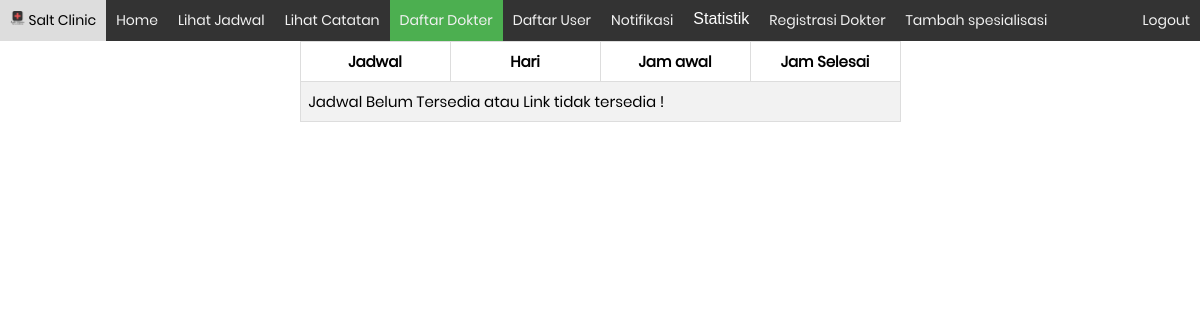
/daftar-dokter.php?idktr=1 (signed in), run on an earlier commit of the app's database.
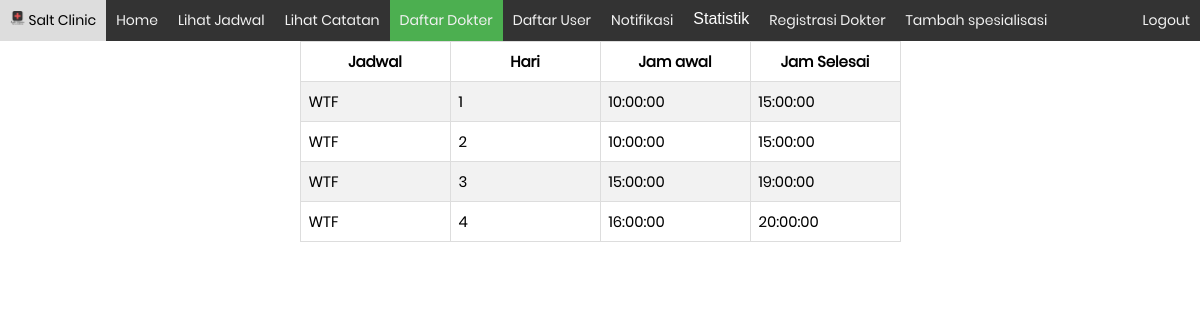
And on a later commit of the database.
### tables this page shows
CREATE TABLE `jadwalpraktek` (
  `idPraktek` int(11) NOT NULL,
  `idDokter` int(11) NOT NULL,
  `waktuMulai` time NOT NULL,
  `waktuSelesai` time NOT NULL,
  `hari` tinyint(4) NOT NULL
);

### -jadwal-dokter-details.php (the view)
<?php
    $idDokter = $_GET['idktr'];
    $query = "SELECT *
    FROM jadwalpraktek
    WHERE idDokter = '$idDokter'
    ";
    $result = $conn->query($query);
?>
<table>
	<tr>
		<th>Jadwal</th>
		<th>Hari</th>
		<th>Jam awal </th>
		<th>Jam Selesai</th>
	</tr>
	<?php
			if($result&&mysqli_num_rows($result)){
					while($row=$result->fetch_array()){
							echo "<tr>
							<td> WTF </td>
							<td>".$row['hari']."</td>
							<td>".$row['waktuMulai']."</td>
							<td>".$row['waktuSelesai']."</td>
							</tr>";
					}
			}else{
					echo "<tr><td colspan=4>Jadwal Belum Tersedia atau Link tidak tersedia !</td></tr>";
			}
	?>
</table>

### navbar/admin-navmenu.php (shortened to what this page needs)
<div class="index-navbar">
	<a class="brand" href="index.php">
		<img src="images/logo.png" alt="IMG">
		Salt Clinic
	</a>
	<a href="index.php" <?php if(stripos($_SERVER['SCRIPT_NAME'],"index.php")){echo 'class="active" ';}?>>Home</a>
	<a href="admin-jadwal.php" <?php if(stripos($_SERVER['SCRIPT_NAME'],"admin-jadwal.php")){echo 'class="active" ';}?>>Lihat Jadwal</a>
	<a href="admin-history.php" <?php if(stripos($_SERVER['SCRIPT_NAME'],"admin-history.php")){echo 'class="active" ';}?>>Lihat Catatan</a>
	<a href="daftar-dokter.php" <?php if(stripos($_SERVER['SCRIPT_NAME'],"daftar-dokter.php")){echo 'class="active" ';}?>>Daftar Dokter</a>
	<a href="daftar-user.php" <?php if(stripos($_SERVER['SCRIPT_NAME'],"daftar-user.php")){echo 'class="active" ';}?>>Daftar User</a>
	<a href="notifikasi.php" <?php if(stripos($_SERVER['SCRIPT_NAME'],"notifikasi.php")){echo 'class="active" ';}?>>Notifikasi</a>
	<div class='dropdown'>
		<button class='dropbtn'>Statistik</button>
	</div>
	<a href="registration-dokter.php" <?php if(stripos($_SERVER['SCRIPT_NAME'],"registration-dokter.php")){echo 'class="active" ';}?>>Registrasi Dokter</a>
	<a href="addspesialisasi.php" <?php if(stripos($_SERVER['SCRIPT_NAME'],"addspesialisasi.php")){echo 'class="active" ';}?>>Tambah spesialisasi</a>
	<a style='float:right' href='logout.php'>Logout</a>
</div>

What changed in the data, as far as the page shows it:
added jadwalpraktek: hari "1", waktuMulai "10:00:00", waktuSelesai "15:00:00"
added jadwalpraktek: hari "2", waktuMulai "10:00:00", waktuSelesai "15:00:00"
added jadwalpraktek: hari "3", waktuMulai "15:00:00", waktuSelesai "19:00:00"
added jadwalpraktek: hari "4", waktuMulai "16:00:00", waktuSelesai "20:00:00"
Also different on the page:
text no longer shown: "Jadwal Belum Tersedia atau Link tidak tersedia !"
